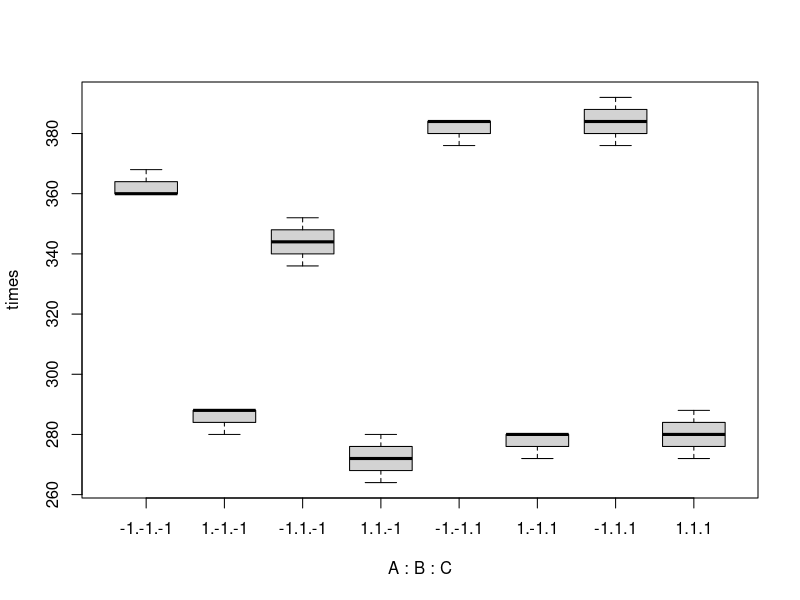
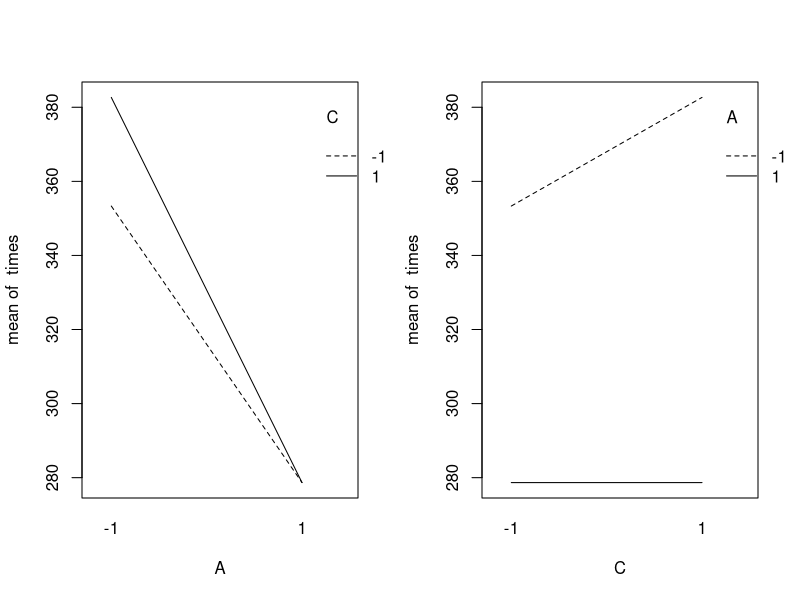
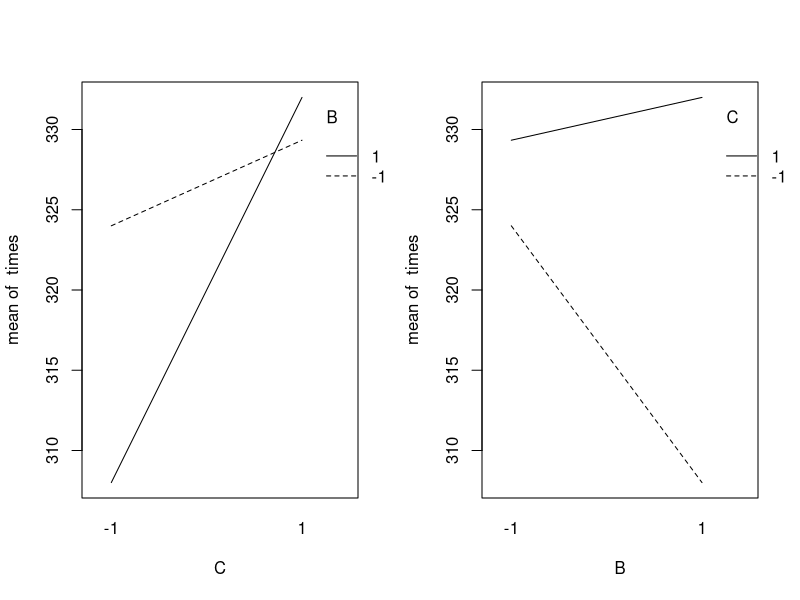
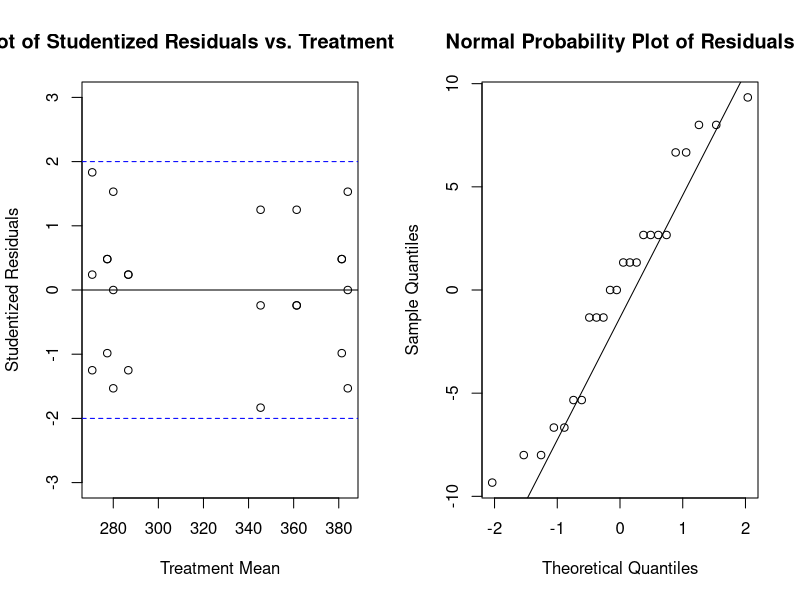

Write the R code that produced these figures, in order.

#ANOVA
A <- as.factor(rep(c(-1,1,-1,1),6))
B <- as.factor(rep(c(-1,-1,1,1),6))
C <- as.factor(rep(c(-1,-1,-1,-1,1,1,1,1),3))
times <- c(360,288,336,264,376,280,376,272,
           360,280,344,280,384,272,384,280,
           368,288,352,272,384,280,392,288)

model <- lm(times~A+B+C+A*B+A*C+B*C+A*B*C)
anova(model)

model <- lm(times~A+B+C+A*C+B*C)
anova(model)

#main effects box plots
par(mfrow=c(1,1))
boxplot(times~A+B+C+A*C+B*C)

#interaction plots
par(mfrow=c(1,2))
interaction.plot(A,C, times)
interaction.plot(C,A, times)
interaction.plot(C,B, times)
interaction.plot(B,C, times)



#linear regression
A<-rep(c(-1,1,-1,1),6)
B<-rep(c(-1,-1,1,1),6)
C<-rep(c(-1,-1,-1,-1,1,1,1,1),3)

model.reg <- lm(times~A+B+C+A*C+B*C)
summary(model.reg)

newdata <- data.frame(A=1,B=1, C=-1)
predict(model.reg, newdata, interval="confidence")

#95% CI for mean response evaluated at A+,B+,C-
UB <- 270.66+qt(.975,16)*sqrt(var(c(264,280,272))/3)
LB <- 270.66-qt(.975,16)*sqrt(var(c(264,280,272))/3)
CI <- c(LB, UB)
CI

#residual analysis
par(mfrow=c(1,2))
library(MASS)
e.star = studres(model)
y.hat=predict(model)
plot(e.star~y.hat, ylim=c(-3,3), ylab="Studentized Residuals", 
     xlab="Treatment Mean", main="Plot of Studentized Residuals vs. Treatment Means")
abline(h=2, col="blue", lty=2)
abline(h=-2, col="blue", lty=2)
abline(h=0)

qqnorm(model$residuals, main = "Normal Probability Plot of Residuals"); qqline(model$residuals);

library(nortest)
ad.test(model$residuals)
